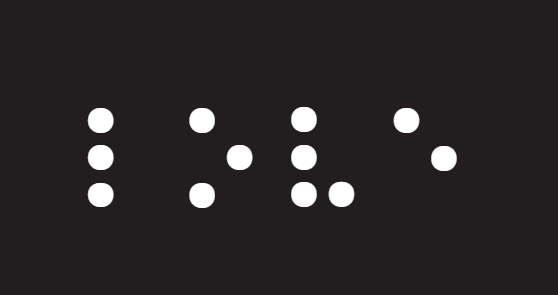
#> input picture img_asset/test.jpg, 558 x 295 px
$ python test.py
#> lines starting #> are read from the running program, lines starting #| are printed output that depends on the picture; after the words box and inside, x2 and y2 are one past the last pixel; in counts of white or black regions, pixels touching at a corner belong together
import cv2
import numpy as np

# Define Braille patterns and their corresponding English characters
braille_patterns = {
    '⠁': 'a',
    '⠃': 'b',
    '⠉': 'c',
    '⠙': 'd',
    '⠑': 'e',
    '⠋': 'f',
    '⠛': 'g',
    '⠓': 'h',
    '⠊': 'i',
    '⠚': 'j',
    '⠅': 'k',
    '⠇': 'l',
    '⠍': 'm',
    '⠝': 'n',
    '⠕': 'o',
    '⠏': 'p',
    '⠟': 'q',
    '⠗': 'r',
    '⠎': 's',
    '⠞': 't',
    '⠥': 'u',
    '⠧': 'v',
    '⠺': 'w',
    '⠭': 'x',
    '⠽': 'y',
    '⠵': 'z',
}

def detect_braille(image_path):
    # Load the image using OpenCV
#> called with image_path = 'img_asset/test.jpg'
    image = cv2.imread(image_path)
#> image is the input picture: shape (295, 558, 3); mean B, G, R 40.5, 38.5, 42.4
    if image is None:
        raise Exception("Image not found")

    # Convert the image to grayscale
    gray = cv2.cvtColor(image, cv2.COLOR_BGR2GRAY)

    # Perform image processing to detect Braille dots (you may need to fine-tune this)
    _, thresh = cv2.threshold(gray, 200, 255, cv2.THRESH_BINARY)
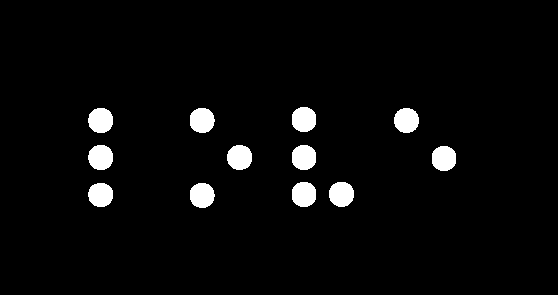
#> thresh: shape (295, 558); 3.7% white; 12 white regions

    # Find contours in the thresholded image
    contours, _ = cv2.findContours(thresh, cv2.RETR_EXTERNAL, cv2.CHAIN_APPROX_SIMPLE)
#> contours = 12 contours; largest, box (x1, y1, x2, y2) and area: (329, 182, 354, 207) 470, (227, 145, 252, 170) 469, (88, 108, 113, 133) 469, (88, 145, 113, 170) 468, (190, 108, 215, 133) 468

    detected_braille = []

    # Loop through the detected contours
    for contour in contours:
        # Check the area of each contour to filter out small noise
        if cv2.contourArea(contour) > 50:
            # Get the coordinates of the contour
            x, y, w, h = cv2.boundingRect(contour)
            detected_braille.append((x, y, x + w, y + h))
#> this loop made 12 passes
#> (x, y, w, h) on passes 1 to 12: (190, 183, 25, 25), (88, 183, 25, 24), (329, 182, 25, 25), (292, 182, 24, 25), (432, 146, 24, 25), (292, 145, 24, 25), (227, 145, 25, 25), (88, 145, 25, 25), (394, 108, 25, 25), (190, 108, 25, 25), (88, 108, 25, 25), (292, 107, 24, 25)
#> after the loop, detected_braille = [(190, 183, 215, 208), (88, 183, 113, 207), (329, 182, 354, 207), (292, 182, 316, 207), (432, 146, 456, 171), (292, 145, 316, 170), (227, 145, 252, 170), (88, 145, 113, 170), (394, 108, 419, 133), (190, 108, 215, 133), (88, 108, 113, 133), (292, 107, 316, 132)]

    # Sort the detected Braille dots by their x-coordinate
    detected_braille.sort(key=lambda x: x[0])

    # Extract Braille characters based on dot positions
    braille_characters = []
    for i in range(0, len(detected_braille), 2):
        if i + 1 < len(detected_braille):
            braille_characters.append(
                image[detected_braille[i][1]:detected_braille[i + 1][3], detected_braille[i][0]:detected_braille[i + 1][2]]
            )
#> this loop made 6 passes
#> i on passes 3 to 6: 4, 6, 8, 10
#> after the loop, braille_characters = 6 items

    return braille_characters

def translate_braille_image_to_text(braille_char_image):

    # Check if the input image is None or empty
    if braille_char_image is None or len(braille_char_image) == 0:
        return ""

    # Convert the Braille character image to grayscale
    gray = cv2.cvtColor(braille_char_image, cv2.COLOR_BGR2GRAY)

    # Check if the grayscale image is empty
    if gray is None:
        return ""

    # Define the Braille cell positions for each dot
    dot_positions = [
        (1, 1), (1, 2),
        (2, 1), (2, 2),
        (3, 1), (3, 2)
    ]

    # Initialize an empty Braille pattern
    braille_pattern = ""

    # Convert the Braille character image to grayscale
    gray = cv2.cvtColor(braille_char_image, cv2.COLOR_BGR2GRAY)

    # Iterate through the dot positions
    for position in dot_positions:
        x, y = position
        # Check if the dot is present (black pixel)
        if gray[y, x] == 0:
            # Append the dot position to the Braille pattern
            braille_pattern += '1'
        else:
            # Append a space for no dot
            braille_pattern += '0'

    # Map the Braille pattern to an English character (or '?' for unknown patterns)
    english_char = braille_patterns.get(braille_pattern, '?')

    return english_char

def translate_braille_to_english(braille_characters):
    english_text = ""
    for braille_char_image in braille_characters:
        # Translate each Braille character and append to the result
        braille_char_text = translate_braille_image_to_text(braille_char_image)
        english_text += braille_char_text

    return english_text

def main():
    image_path = "img_asset/test.jpg"  # Replace with the path to your image
    braille_characters = detect_braille(image_path)
#> braille_characters = 6 items

    # Translate and print the detected Braille characters
    english_text = translate_braille_to_english(braille_characters)
#> the loop in translate_braille_to_english, `for braille_char_image in braille_characters:` made 6 passes
#> pass 2, in translate_braille_image_to_text (call 2), `gray = cv2.cvtColor(braille_char_image, cv2.COLOR_BGR2GRAY)`:
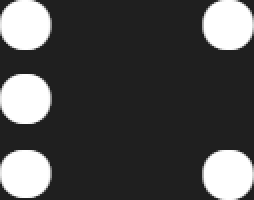
#> gray: shape (100, 127) (shown 2 times larger); min 31, max 255, mean 76.6
#> pass 3, in translate_braille_image_to_text (call 3), `gray = cv2.cvtColor(braille_char_image, cv2.COLOR_BGR2GRAY)`:
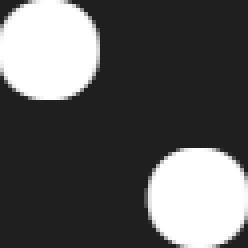
#> gray: shape (62, 62) (shown 4 times larger); min 31, max 255, mean 91.4
#> english_text = '????'
    print("Detected Braille Text:")
    print(english_text)

if __name__ == "__main__":
    main()
